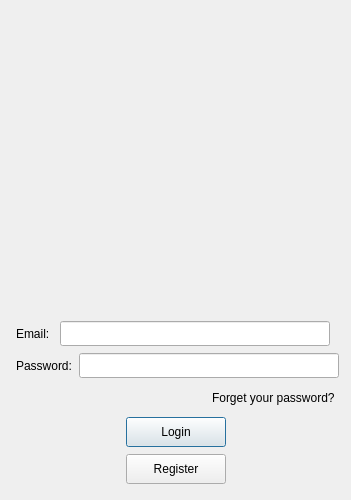
<?xml version="1.0" encoding="UTF-8"?>
<ui version="4.0">
 <class>LoginDialog</class>
 <widget class="QDialog" name="LoginDialog">
  <property name="geometry">
   <rect>
    <x>0</x>
    <y>0</y>
    <width>351</width>
    <height>500</height>
   </rect>
  </property>
  <property name="minimumSize">
   <size>
    <width>300</width>
    <height>500</height>
   </size>
  </property>
  <property name="maximumSize">
   <size>
    <width>435</width>
    <height>500</height>
   </size>
  </property>
  <property name="windowTitle">
   <string>Dialog</string>
  </property>
  <layout class="QVBoxLayout" name="verticalLayout_2">
   <item>
    <layout class="QVBoxLayout" name="verticalLayout">
     <property name="spacing">
      <number>7</number>
     </property>
     <property name="leftMargin">
      <number>5</number>
     </property>
     <property name="topMargin">
      <number>5</number>
     </property>
     <property name="rightMargin">
      <number>5</number>
     </property>
     <property name="bottomMargin">
      <number>5</number>
     </property>
     <item>
      <widget class="QLabel" name="err_tip">
       <property name="text">
        <string/>
       </property>
      </widget>
     </item>
     <item>
      <widget class="QWidget" name="widget" native="true">
       <layout class="QGridLayout" name="gridLayout">
        <item row="0" column="0">
         <widget class="QLabel" name="head_label">
          <property name="minimumSize">
           <size>
            <width>200</width>
            <height>200</height>
           </size>
          </property>
          <property name="maximumSize">
           <size>
            <width>200</width>
            <height>200</height>
           </size>
          </property>
          <property name="text">
           <string/>
          </property>
          <property name="alignment">
           <set>Qt::AlignCenter</set>
          </property>
         </widget>
        </item>
       </layout>
      </widget>
     </item>
     <item>
      <layout class="QHBoxLayout" name="horizontalLayout" stretch="0,0,0">
       <property name="spacing">
        <number>7</number>
       </property>
       <property name="leftMargin">
        <number>0</number>
       </property>
       <property name="topMargin">
        <number>0</number>
       </property>
       <property name="rightMargin">
        <number>0</number>
       </property>
       <property name="bottomMargin">
        <number>0</number>
       </property>
       <item>
        <widget class="QLabel" name="email_label">
         <property name="minimumSize">
          <size>
           <width>0</width>
           <height>25</height>
          </size>
         </property>
         <property name="maximumSize">
          <size>
           <width>16777215</width>
           <height>25</height>
          </size>
         </property>
         <property name="text">
          <string>Email: </string>
         </property>
        </widget>
       </item>
       <item>
        <widget class="QLineEdit" name="email_edit">
         <property name="minimumSize">
          <size>
           <width>270</width>
           <height>25</height>
          </size>
         </property>
         <property name="maximumSize">
          <size>
           <width>270</width>
           <height>25</height>
          </size>
         </property>
        </widget>
       </item>
       <item>
        <spacer name="horizontalSpacer_6">
         <property name="orientation">
          <enum>Qt::Horizontal</enum>
         </property>
         <property name="sizeHint" stdset="0">
          <size>
           <width>40</width>
           <height>20</height>
          </size>
         </property>
        </spacer>
       </item>
      </layout>
     </item>
     <item>
      <layout class="QHBoxLayout" name="horizontalLayout_2">
       <item>
        <widget class="QLabel" name="password_label">
         <property name="minimumSize">
          <size>
           <width>0</width>
           <height>25</height>
          </size>
         </property>
         <property name="maximumSize">
          <size>
           <width>16777215</width>
           <height>25</height>
          </size>
         </property>
         <property name="text">
          <string>Password:</string>
         </property>
        </widget>
       </item>
       <item>
        <widget class="QLineEdit" name="password_edit">
         <property name="minimumSize">
          <size>
           <width>260</width>
           <height>25</height>
          </size>
         </property>
         <property name="maximumSize">
          <size>
           <width>260</width>
           <height>25</height>
          </size>
         </property>
        </widget>
       </item>
       <item>
        <spacer name="horizontalSpacer_7">
         <property name="orientation">
          <enum>Qt::Horizontal</enum>
         </property>
         <property name="sizeHint" stdset="0">
          <size>
           <width>40</width>
           <height>20</height>
          </size>
         </property>
        </spacer>
       </item>
      </layout>
     </item>
     <item>
      <layout class="QHBoxLayout" name="horizontalLayout_3">
       <item>
        <spacer name="horizontalSpacer">
         <property name="orientation">
          <enum>Qt::Horizontal</enum>
         </property>
         <property name="sizeHint" stdset="0">
          <size>
           <width>40</width>
           <height>20</height>
          </size>
         </property>
        </spacer>
       </item>
       <item>
        <widget class="ClickedLabel" name="forget_label">
         <property name="minimumSize">
          <size>
           <width>0</width>
           <height>25</height>
          </size>
         </property>
         <property name="maximumSize">
          <size>
           <width>16777215</width>
           <height>25</height>
          </size>
         </property>
         <property name="text">
          <string>Forget your password?</string>
         </property>
        </widget>
       </item>
      </layout>
     </item>
     <item>
      <layout class="QHBoxLayout" name="horizontalLayout_4">
       <item>
        <spacer name="horizontalSpacer_2">
         <property name="orientation">
          <enum>Qt::Horizontal</enum>
         </property>
         <property name="sizeHint" stdset="0">
          <size>
           <width>40</width>
           <height>20</height>
          </size>
         </property>
        </spacer>
       </item>
       <item>
        <widget class="QPushButton" name="login_btn">
         <property name="minimumSize">
          <size>
           <width>100</width>
           <height>30</height>
          </size>
         </property>
         <property name="text">
          <string>Login</string>
         </property>
        </widget>
       </item>
       <item>
        <spacer name="horizontalSpacer_3">
         <property name="orientation">
          <enum>Qt::Horizontal</enum>
         </property>
         <property name="sizeHint" stdset="0">
          <size>
           <width>40</width>
           <height>20</height>
          </size>
         </property>
        </spacer>
       </item>
      </layout>
     </item>
     <item>
      <layout class="QHBoxLayout" name="horizontalLayout_5">
       <item>
        <spacer name="horizontalSpacer_4">
         <property name="orientation">
          <enum>Qt::Horizontal</enum>
         </property>
         <property name="sizeHint" stdset="0">
          <size>
           <width>40</width>
           <height>20</height>
          </size>
         </property>
        </spacer>
       </item>
       <item>
        <widget class="QPushButton" name="reg_btn">
         <property name="minimumSize">
          <size>
           <width>100</width>
           <height>30</height>
          </size>
         </property>
         <property name="text">
          <string>Register</string>
         </property>
        </widget>
       </item>
       <item>
        <spacer name="horizontalSpacer_5">
         <property name="orientation">
          <enum>Qt::Horizontal</enum>
         </property>
         <property name="sizeHint" stdset="0">
          <size>
           <width>40</width>
           <height>20</height>
          </size>
         </property>
        </spacer>
       </item>
      </layout>
     </item>
    </layout>
   </item>
  </layout>
 </widget>
 <customwidgets>
  <customwidget>
   <class>ClickedLabel</class>
   <extends>QLabel</extends>
   <header>clickedlabel.h</header>
  </customwidget>
 </customwidgets>
 <resources/>
 <connections/>
</ui>
